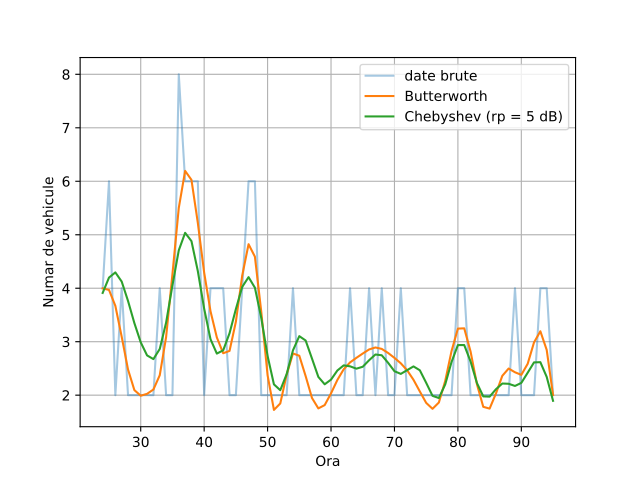

The script that saved this image:
import numpy as np
import matplotlib.pyplot as plt
import scipy.signal

x = np.genfromtxt('./lab6/Train.csv', delimiter=',', skip_header=1, usecols=2, dtype=float)
start = 1 * 24
stop = 4 * 24
x = x[start:stop]
axa = np.arange(start, stop)

ordin = 5
Wn = 1 / 3  # de la c)
rp = 5      # de la d)

b_butter, a_butter = scipy.signal.butter(ordin, Wn, btype='low')
b_cheby, a_cheby = scipy.signal.cheby1(ordin, rp, Wn, btype='low')

x_butter = scipy.signal.filtfilt(b_butter, a_butter, x)
x_cheby = scipy.signal.filtfilt(b_cheby, a_cheby, x)

plt.plot(axa, x, alpha=0.4, label='date brute')
plt.plot(axa, x_butter, label='Butterworth')
plt.plot(axa, x_cheby, label=f'Chebyshev (rp = {rp} dB)')
plt.xlabel('Ora')
plt.ylabel('Numar de vehicule')
plt.grid()
plt.legend()
plt.savefig("lab6/ex6/ex6e.pdf")
plt.show()
